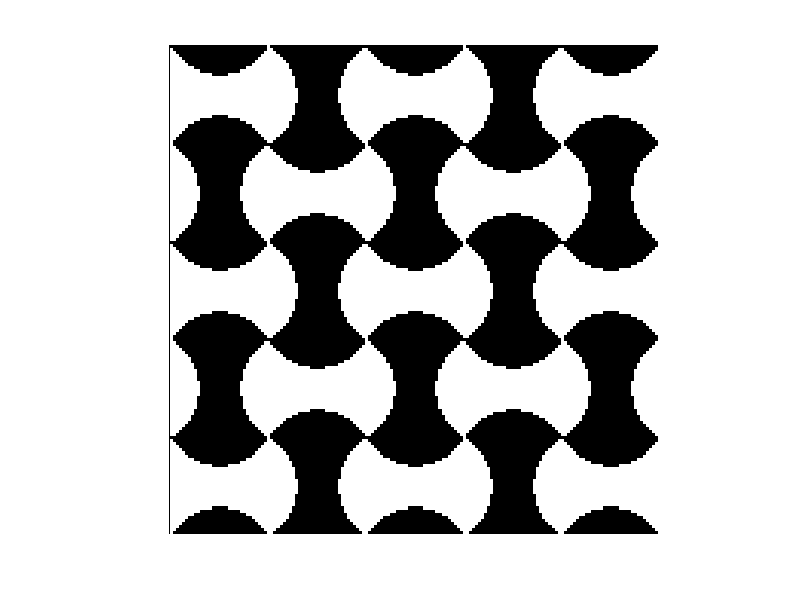

Recreate this plot in MATLAB. (Note: this script raises an error after producing the figure.)
%% generate calibration pattern for LSV PSF calibration
square_size = 32;
radius = square_size/2/sqrt(3)*2;
[x,y] = meshgrid(-square_size:1:square_size-1);
pattern_large = 255*ones(square_size);
pattern_large = padarray(pattern_large,0.5*size(pattern_large));
c1 = [-1*(square_size/2-radius/2),0]';
for i = square_size/2+1 : square_size/2 + square_size
    for j = 1:square_size/2
        pos = [x(i,j),y(i,j)]';
        dist = sqrt(sum((c1-pos).^2));
        if dist <= radius
            pattern_large(i,j) = 255;
        end
    end
end
c2 = [+1*(square_size/2-radius/2),0]';
for i = square_size/2+1 : square_size/2 + square_size
    for j = square_size/2 + square_size:square_size*2
        pos = [x(i,j),y(i,j)]';
        dist = sqrt(sum((c2-pos).^2));
        if dist <= radius
            pattern_large(i,j) = 255;
        end
    end
end
c3 = [0,-1*(square_size/2+radius/2)]';
for i = 1+square_size/2:square_size
    for j = square_size/2+1 : square_size/2 + square_size
        pos = [x(i,j),y(i,j)]';
        dist = sqrt(sum((c3-pos).^2));
        if dist <= radius
            pattern_large(i,j) = 0;
        end
    end
end
c4 = [0,+1*(square_size/2+radius/2)]';
for i = 1+square_size:square_size/2 + square_size
    for j = square_size/2+1 : square_size/2 + square_size
        pos = [x(i,j),y(i,j)]';
        dist = sqrt(sum((c4-pos).^2));
        if dist <= radius
            pattern_large(i,j) = 0;
        end
    end
end
% figure,imagesc(pattern_large),axis image off,colormap gray;truesize;

%%
copies = 5;
basis = pattern_large;
outsize = copies*size(basis);
output = zeros(outsize);
pattern = padarray(basis,0.5*(size(output)-size(basis)));
[x,y] = meshgrid(-floor(copies/2):1:-floor(copies/2)+copies-1);
shift_basis1 = [0,2*square_size];
shift_basis2 = [square_size,square_size];
for i = 1:size(x,1)
    for j = 1:size(x,2)
        shift = x(i,j)*shift_basis1 + y(i,j)*shift_basis2;
        output = output + circshift(pattern,shift);
    end
end
valid_size = copies*square_size;
output = output(size(output,1)/2-valid_size/2+1:size(output,1)/2+valid_size/2,...
    size(output,2)/2-valid_size/2+1:size(output,2)/2+valid_size/2);
figure,imagesc(output),axis image off,colormap gray;truesize;
       
        
        
        
        
        
        
        
        

        
        
        
        